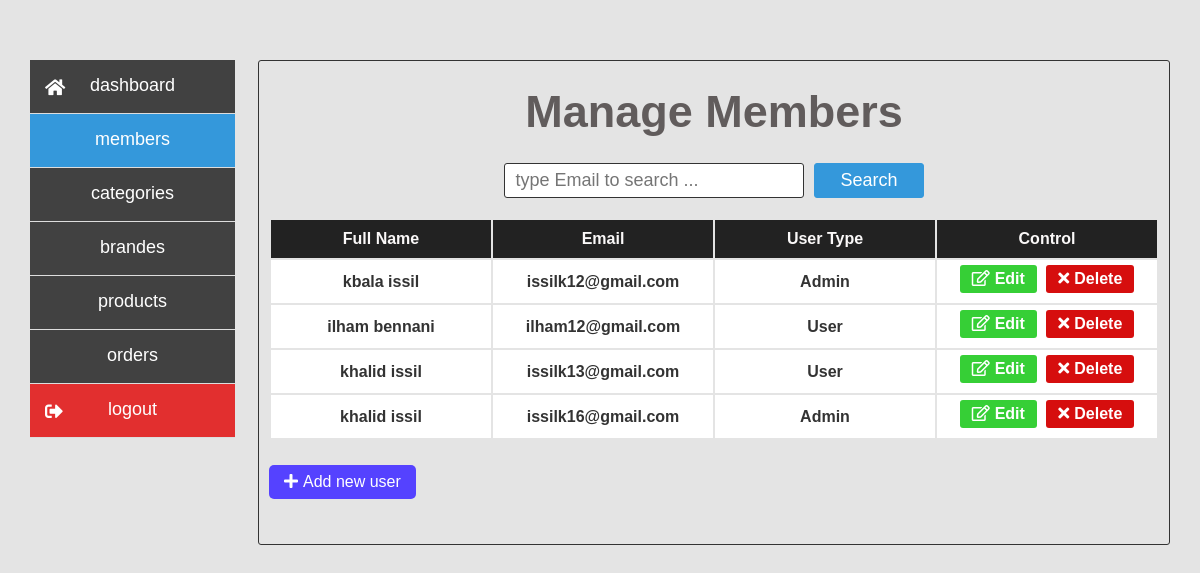
The page /Admin/Members.php?function=show (signed in) on the database its author committed.
### tables this page shows
CREATE TABLE `users` (
  `users_id` int(11) NOT NULL,
  `user_fname` varchar(100) NOT NULL,
  `user_lname` varchar(100) NOT NULL,
  `user_email` varchar(100) NOT NULL,
  `user_password` varchar(250) NOT NULL,
  `user_type` int(11) DEFAULT NULL,
  `user_randome` int(250) NOT NULL
);

### Admin/Members.php (the view, shortened to what this page needs)
<?php
    require "../Config/config.php";
    if(isset($_SESSION["connecte"]) && isset($_SESSION["admin_id"]) && isset($_GET["function"]))
    {
        $admin_random=$_SESSION["admin_id"];
        $query_check_admin="select * from users where user_randome = $admin_random";
        if(mysqli_num_rows(mysqli_query($conn,$query_check_admin))>0)
        {
            $query_get_all_users="select * from users";
            $resultat=mysqli_query($conn,$query_get_all_users);
            $output="";
            if(mysqli_num_rows($resultat)>0)
            {
                while($row=$resultat->fetch_assoc())
                {
                    $fname=$row["user_fname"];
                    $lname=$row["user_lname"];
                    $email=$row["user_email"];
                    $type=$row["user_type"];
                    $random=$row["user_randome"];
                    if($type==1)
                    {
                        $type="Admin";
                    }
                    else
                    {
                        $type="User";
                    }
                    $output.='<tr>
                    <td>'.$fname.' '.$lname.'</td>
                    <td>'.$email.'</td>
                    <td>'.$type.'</td>
                    <td>
                    <a href="'.$_SERVER["PHP_SELF"].'?function=update&user_id='.$random.'" id="edit"><i class="far fa-edit"></i><span>Edit</span></a>
                    <a href="'.$_SERVER["PHP_SELF"].'?function=delete&user_id='.$random.'"  id="delete"><i class="fas fa-times"></i><span>Delete</span></a>
                    </td>
                    </tr>';
                }
            }
        }
        else
        {
            header("Location: ../index.html");
        }
    }
    else
    {
        header("Location: ../index.html");
    }
?>
<!DOCTYPE html>
<html lang="en">
<head>
    <link rel="stylesheet" href="../Css/header.css">
    <link rel="stylesheet" href="../Css/Members.css">
</head>
<body>
    <div class="container">
        <?php
        include_once 'header.php';
        ?>
        <div class="content">
            <?php
                if($_GET["function"]=="show")
                {
                ?>
                    <h1 class="title">Manage Members</h1>
                    <div class="users_search">
                        <div class="searchbox">
                            <input type="text" id="txtsearch" placeholder="type Email to search ...">
                            <button id="btnsearch">Search</button>
                        </div>
                    </div>
                    <div class="members_liste">
                        <table id="users_table">
                            <thead>
                                <tr>
                                    <th>Full Name</th>
                                    <th>Email</th>
                                    <th>User Type</th>
                                    <th>Control</th>
                                </tr>
                            </thead>
                            <tbody>
                            <?php echo $output ?>
                            </tbody>
                        </table>
                    </div>
                    <a href="Members.php?function=add" class="addnew"><i class="fa fa-plus" aria-hidden="true"></i><span>Add new user</span></a>
            <?php
                }
            ?>
        </div>
    </div>
</body>
</html>

### Admin/header.php (shortened to what this page needs)
<div class="header">
            <ul class="menu" id="menu">
            <li class="" id="dashboard"><i class="fa fa-home" aria-hidden="true"></i><a href="index.php">dashboard</a></li>
            <li class="" id="members"><a href="Members.php?function=show">members</a></li>
            <li class="" id="categories"><a href="Categorie.php?function=show">categories</a></li>
            <li class="" id="brandes"><a href="Brandes.php?function=show">brandes</a></li>
            <li class="" id="products"><a href="Products.php?function=show">products</a></li>
            <li class="" id="orders"><a href="Orders.php?function=show">orders</a></li>
            <li id="logout"><i class="fas fa-sign-out-alt"></i><a href="<?php echo $_SERVER["PHP_SELF"] ?>">logout</a></li>
            </ul>
</div>

### Css/header.css (style rules this page uses)
* { margin: 0; padding: 0; font-family: 'montserrat',sans-serif; box-sizing: border-box; }
body { background-color: #E4E4E4; }
.container { width: 95%; margin:60px auto; min-height:100%; display: flex; justify-content: space-between; }
.container .title { text-align: center; margin: 15px 0; color: rgb(97, 92, 92); font-size: 45px; }
.container .header { flex-basis: 18%; }
.container .header .menu { width: 100%; color: #fff; transition: all .3s ease-in-out; border-radius: 3px; }
.container .header .menu li { list-style: none; display: block; text-align: center; padding: 15px 0; background-color: rgb(65, 65, 65); border-bottom: 1px solid #ddd; transition: background .3s ease-in-out; height: 54px; position: relative; }
.container .header .menu li i { position: absolute; top: 50%; left: 15px; transform: translateY(-50%); font-size: 18px; color: #fff; }
.menuselect { background-color: #3498db !important; }
.container .header .menu li:last-of-type { background-color: rgb(226, 47, 47); }
.container .header .menu li a { text-decoration: none; color: #fff; font-size: 18px; padding: 15px 30px; }
.container .content { flex-basis:80%; border: 1px solid #333; border-radius: 3px; padding:10px 10px 40px 10px; overflow-y: scroll; }

### Css/Members.css (style rules this page uses)
* { margin: 0; padding: 0; font-family: 'montserrat',sans-serif; box-sizing: border-box; }
.container .content .members_liste { max-height: 700px; overflow-y: scroll; border-radius: 2px; }
.container .content .users_search { padding: 10px 0; margin: 10px 0; }
.container .content .users_search .searchbox { display: flex; justify-content: center; align-items: center; overflow: hidden; }
.container .content .users_search .searchbox input { font-size: 18px; width: 300px; padding: 5px 10px; outline:none; height: 35px; color: #333; margin-right: 10px; border: 1px solid #333; border-radius: 3px; background-color: #fff; }
.container .content .users_search .searchbox button { height: 35px; font-size: 18px; padding: 5px 25px; cursor: pointer; background-color: #3498db; color: #fff; border: 1px solid #3498db; border-radius: 3px; }
.container .content .members_liste table { width: 100%; margin-bottom: 20px; }
.container .content .members_liste table tr th, .container .content .members_liste table tr td { width: 25%; text-align: center; margin-bottom: 1px; }
.container .content .members_liste table tr th { background-color: #222; color: #faf8f8; padding: 10px; }
.container .content .members_liste table tr td { color: #333; background-color: #fff; font-weight: 700; padding: 5px; }
.container .content .members_liste table tr td:last-of-type a { display: inline-block; text-decoration: none; color: #fff; padding: 5px 12px; border-radius: 3px; }
.container .content .members_liste table tr td:last-of-type a i { margin-right: 5px; }
.container .content .members_liste table tr td:last-of-type #edit { background-color: rgb(54, 207, 54); margin:0 5px 5px 0; }
.container .content .members_liste table tr td:last-of-type #delete { background-color: rgb(214, 14, 14); }
.container .content .return, .container .content .addnew { display: inline-block; text-decoration: none; background-color: rgb(85, 66, 255); color: #fff; padding: 8px 15px; border-radius: 5px; margin: 5px 0; }
.container .content .return i, .container .content .addnew i { margin-right: 5px; }

### rows shown on the page
users: user_fname "kbala", user_lname "issil", user_email "issilk12@gmail.com", user_type "Admin"
users: user_fname "ilham", user_lname "bennani", user_email "ilham12@gmail.com", user_type "User"
users: user_fname "khalid", user_lname "issil", user_email "issilk13@gmail.com", user_type "User"
users: user_fname "khalid", user_lname "issil", user_email "issilk16@gmail.com", user_type "Admin"
